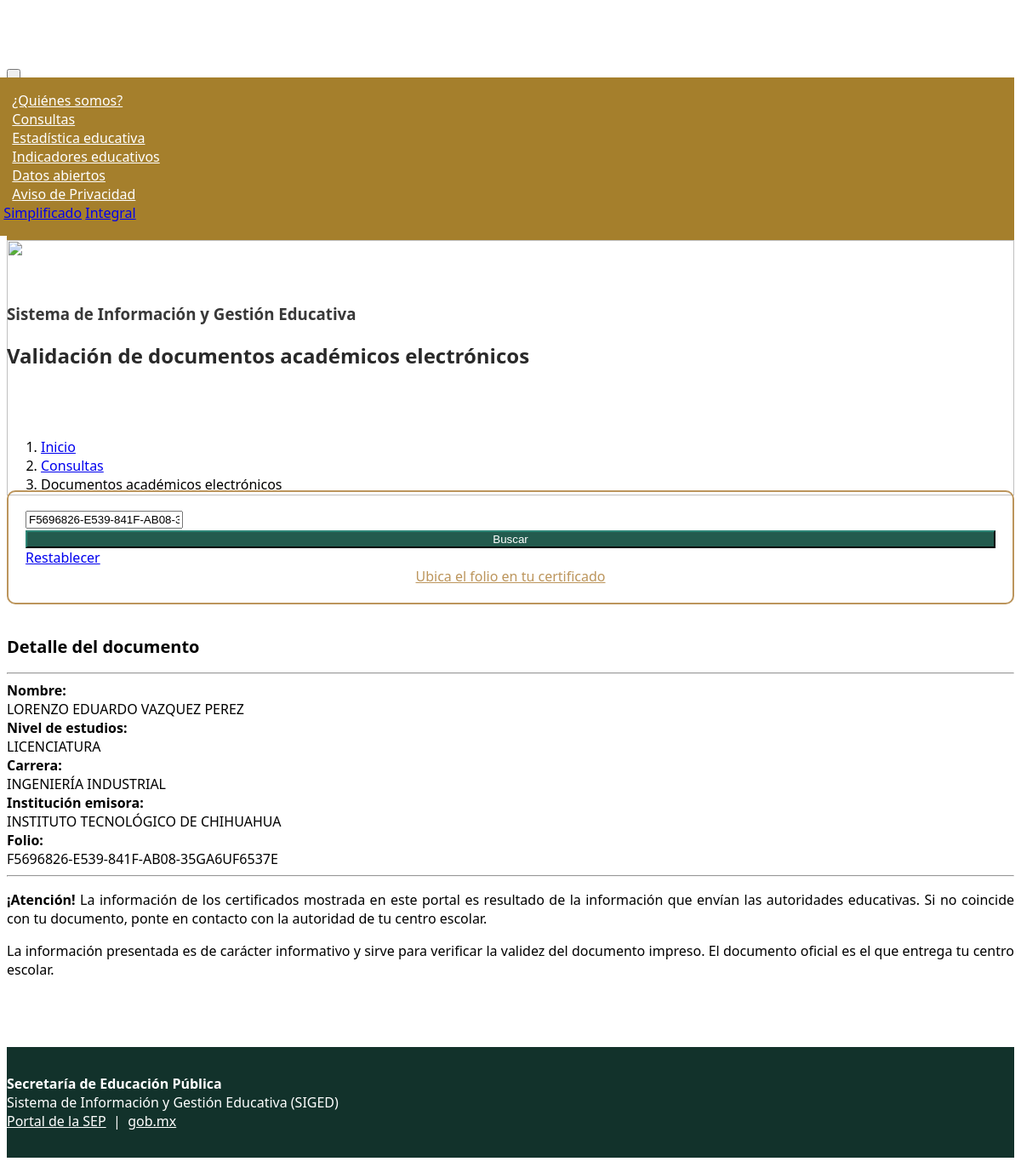
/documentos.php?folio=F5696826-E539-841F-AB08-35GA6UF6537E, run on the app's committed database.
### tables this page shows
CREATE TABLE certificados (
    id INTEGER PRIMARY KEY AUTOINCREMENT,
    nombre TEXT,
    carrera TEXT,
    nivel TEXT,
    folio TEXT UNIQUE,
    institucion TEXT
, nombres TEXT, primer_apellido TEXT, segundo_apellido TEXT, tipo TEXT, tipo_certificacion TEXT, tipo_certificado TEXT, fecha_certificado TEXT, promedio TEXT, promedio_texto TEXT, estatus TEXT, cert_tipo_id TEXT, periodo_inicio TEXT, periodo_fin TEXT, tipo_perfil_laboral TEXT, nombre_perfil_laboral TEXT);

### documentos.php (the view, shortened to what this page needs)
<?php
$folioInput = $_GET['folio'] ?? '';
$folio = is_string($folioInput) ? strtoupper(trim($folioInput)) : '';
$certificado = null;
$buscar = array_key_exists('folio', $_GET);
if ($buscar && $folio !== '') {
    $db = openCertificatesDatabase();
    $stmt = $db->prepare('SELECT * FROM certificados WHERE folio = :folio COLLATE NOCASE LIMIT 1');
    $stmt->bindValue(':folio', $folio, SQLITE3_TEXT);
    $result = $stmt->execute();
    $certificado = $result->fetchArray(SQLITE3_ASSOC) ?: null;
} elseif ($buscar) {
    $error = 'Ingresa un folio para realizar la búsqueda.';
}
$e = static fn ($value): string => htmlspecialchars((string) ($value ?? ''), ENT_QUOTES, 'UTF-8');
$nombre = trim((string) ($certificado['nombre'] ?? ''));
$nivel = $certificado['tipo_certificacion'] ?? $certificado['nivel'] ?? '';
$detalles = [
    'Tipo de registro' => $certificado['tipo'] ?? '',
    'Tipo de documento' => $certificado['tipo_certificado'] ?? '',
    'Nivel de estudios' => $nivel,
    'Carrera' => $certificado['carrera'] ?? '',
    'Institución emisora' => $certificado['institucion'] ?? '',
    'Fecha de registro SIGED' => $certificado['fecha_certificado'] ?? '',
    'Promedio / resultado' => $certificado['promedio'] ?? '',
    'Texto del resultado' => $certificado['promedio_texto'] ?? '',
    'Estatus del documento' => $certificado['estatus'] ?? '',
    'ID tipo de certificado' => $certificado['cert_tipo_id'] ?? '',
    'Inicio del periodo de estudios' => $certificado['periodo_inicio'] ?? '',
    'Fin del periodo de estudios' => $certificado['periodo_fin'] ?? '',
    'Tipo de perfil laboral' => $certificado['tipo_perfil_laboral'] ?? '',
    'Perfil laboral' => $certificado['nombre_perfil_laboral'] ?? '',
];
?>
<!DOCTYPE html>
<html lang="es-MX">
<head>
    <link href="https://framework-gb.cdn.gob.mx/gm/v3/assets/styles/main.css" rel="stylesheet">
    <link href="https://framework-gb.cdn.gob.mx/gm/accesibilidad/css/gobmx-accesibilidad.min.css" rel="stylesheet">
    <link rel="stylesheet" href="css/navbar-settings.css">
    <link rel="stylesheet" href="css/global_siged.css">
    <link rel="stylesheet" href="css/documentos.css?v=20261029-2">
</head>
<body class="<?= !$buscar ? 'search-empty' : '' ?>">
    <div id="div-sub-navbar">
    </div>
    <div>
        <img class="img-background" src="images/bnr_documentos.html" alt="">
    </div>
    <div class="container container-top">
        <div class="row align-items-center">
            <div class="column col-lg-12">
                <h3>Sistema de Información y Gestión Educativa</h3>
                <h2 class="mt-1">Validación de documentos académicos electrónicos</h2>
            </div>
        </div><br><br>
    </div>
    <div class="container bc_title" style="margin-top: 0; margin-bottom: -3vh">
        <div class="row">
            <div class="col-sm-8">
                <ol class="breadcrumb">
                    <li class="breadcrumb-item"><a href="index-2.html">Inicio</a></li>
                    <li class="breadcrumb-item"><a href="index-2.html#consultas">Consultas</a></li>
                    <li class="breadcrumb-item active" aria-current="page">Documentos académicos electrónicos</li>
                </ol>
            </div>
        </div>
    </div>
    <br>
    <main id="search">
        <div class="container container-form mt-2">
            <form class="form" method="get" action="/documentos.php">
                <div class="row">
                    <div class="column col-lg-6">
                        <div class="form-group mb-2">
                            <input id="folio" name="folio" type="text" placeholder="Ingrese el folio" class="form-control mt-3" value="<?= $e($folio) ?>" required>
                        </div>
                    </div>
                    <div class="column col-lg-3 col-md-6 col-sm-6">
                        <button id="btn-buscar" type="submit" class="btn btn-active btn-width mt-2">Buscar</button>
                    </div>
                    <div class="column col-lg-3 col-md-6 col-sm-6">
                        <a id="btn-restablecer" href="/documentos.php" class="btn btn-secondary active btn-width mt-2">Restablecer</a>
                    </div>
                </div>
            </form>
            <div class="mt-3">
                <a href="archivos/UbicaFolio.pdf" class="btn-link link-color" target="_blank" rel="noopener" title="Ubica el folio en tu certificado">Ubica el folio en tu certificado</a>
            </div>
        </div>
        <?php if ($certificado !== null): ?>
            <div class="container" id="divResultsWithData">
                <section id="sectionResultWithData" style="margin-top: 5vh" aria-live="polite">
                    <div class="mb-5">
                        <div class="row">
                            <div class="column col-12">
                                <p class="titulo_subtexto" title="Detalle del documento">Detalle del documento</p>
                                <hr class="red">
                            </div>
                        </div>
                        <div class="row align-items-start">
                            <?php
                            $detalles = ['Nombre' => $nombre] + $detalles;
                            $detalles['Folio'] = $certificado['folio'] ?? '';
                            foreach ($detalles as $etiqueta => $valor):
                                if (trim((string) $valor) === '') {
                                    continue;
                                }
                            ?>
                                <div class="column col-lg-3 col-md-12 mb-3"><strong><?= $e($etiqueta) ?>:</strong></div>
                                <div class="column col-lg-9 col-md-12 mb-3 detail-value"><?= $e($valor) ?></div>
                            <?php endforeach; ?>
                        </div>
                    </div>
                    <div id="informacion">
                        <hr class="red">
                        <div class="alert alert-info alert-info-certificado">
                            <p><strong>¡Atención!</strong> La información de los certificados mostrada en este portal es resultado de la información que envían las autoridades educativas. Si no coincide con tu documento, ponte en contacto con la autoridad de tu centro escolar.</p>
                            <p>La información presentada es de carácter informativo y sirve para verificar la validez del documento impreso. El documento oficial es el que entrega tu centro escolar.</p>
                        </div>
                    </div>
                </section>
            </div>
        <?php endif; ?>
    </main>
    <footer class="main-footer" role="contentinfo" style="background-color:#12322b; color:#fff; padding:2rem 0;">
        <div class="container">
            <div class="row align-items-center">
                <div class="col-md-6 mb-3 mb-md-0">
                    <strong>Secretaría de Educación Pública</strong><br>
                    <span>Sistema de Información y Gestión Educativa (SIGED)</span>
                </div>
                <div class="col-md-6 text-md-right">
                    <a href="https://www.gob.mx/sep" target="_blank" rel="noopener" style="color:#fff;">Portal de la SEP</a>
                    <span aria-hidden="true">&nbsp;|&nbsp;</span>
                    <a href="https://www.gob.mx/" target="_blank" rel="noopener" style="color:#fff;">gob.mx</a>
                </div>
            </div>
        </div>
    </footer>
</body>
</html>

### css/navbar-settings.css (style rules this page uses)
.navbar-expand-xl .container { display: inline-flex; justify-content: start; }
.navbar-expand-xl .navbar-collapse { margin: 0px !important; justify-content: end !important; }
.navbar-expand-xl .subnav-link { width: auto; padding: 10px !important; color: white !important; }
.navbar-top-siged { margin-top: 75px !important; }
@media (min-width: 1200px) and (max-width: 9999px) { .navbar-expand-xl .navbar-collapse { max-height: 260px; } }
.sub-navbar { background-color: #a57f2c !important; }
.sub-navbar1 { background-color: #a57f2c !important; }
.sub-navbar .navbar-collapse { background-color: #a57f2c !important; }

### css/global_siged.css (style rules this page uses)
h1, h2 { text-transform: none; color: #292929; font-family: "Noto Sans" !important; }
h3, h4 { text-transform: none; color: #383838; font-family: "Noto Sans" !important; }
p, b, ul, li { font-family: "Noto Sans" !important; }
body { font-family: "Noto Sans" !important; margin-top: -60px; }
.titulo_subtexto { text-transform: none; font-family: "Noto Sans"; font-size: 1.25em; font-weight: 600; line-height: 1em; color: #000; }
.img-background { background-size: cover; height: 300px; width: 100%; margin-top: -100px; }
.bc_title { margin-top: 5vh; }
.container-top { margin-top: -250px; }
.btn-active { color: white; text-decoration-color: white; background-color: #235b4e; border-color: #10312b; }
body { margin-top: 2vh; }

### css/documentos.css (style rules this page uses)
.img-background { margin-top: 0px !important; }
.link-color { color:#BC955C; display: flex; justify-content: center; }
.container-form { border: 2px solid #BC955C; padding: 20px; border-radius: 10px; }
.btn-width { width: 100%!important; }
.alert-info-certificado { text-align: justify; }
body { min-height: 100vh; display: flex; flex-direction: column; margin-bottom: 0 !important; }
#search { flex: 1 0 auto; min-height: 35vh; padding-bottom: clamp(3rem, 8vh, 6rem); }
.main-footer { flex-shrink: 0; position: static !important; clear: both; margin-top: auto !important; margin-bottom: 0 !important; background-color: #611232; }

### documentos.php (style rules this page uses)
.btn-width { width: 100%; }
.detail-value { overflow-wrap: anywhere; }

### data on the page
certificados: nombre "LORENZO EDUARDO VAZQUEZ PEREZ", nivel "LICENCIATURA", carrera "INGENIERÍA INDUSTRIAL", institucion "INSTITUTO TECNOLÓGICO DE CHIHUAHUA", folio "F5696826-E539-841F-AB08-35GA6UF6537E"

### other printed values
$e($etiqueta) "Nombre"
$e($etiqueta) "Nivel de estudios"
$e($etiqueta) "Carrera"
$e($etiqueta) "Institución emisora"
$e($etiqueta) "Folio"
